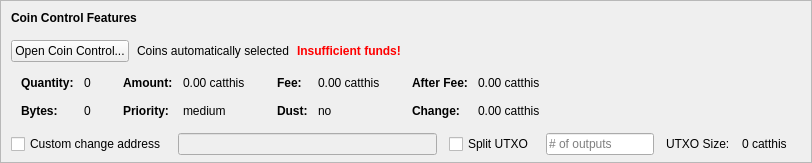
    <widget class="QFrame" name="frameCoinControl">
     <property name="sizePolicy">
      <sizepolicy hsizetype="Expanding" vsizetype="Expanding">
       <horstretch>0</horstretch>
       <verstretch>0</verstretch>
      </sizepolicy>
     </property>
     <property name="maximumSize">
      <size>
       <width>16777215</width>
       <height>16777215</height>
      </size>
     </property>
     <property name="frameShape">
      <enum>QFrame::StyledPanel</enum>
     </property>
     <property name="frameShadow">
      <enum>QFrame::Sunken</enum>
     </property>
     <layout class="QVBoxLayout" name="verticalLayoutCoinControl2">
      <property name="spacing">
       <number>0</number>
      </property>
      <property name="leftMargin">
       <number>0</number>
      </property>
      <property name="topMargin">
       <number>0</number>
      </property>
      <property name="rightMargin">
       <number>0</number>
      </property>
      <property name="bottomMargin">
       <number>6</number>
      </property>
      <item>
       <layout class="QVBoxLayout" name="verticalLayoutCoinControl" stretch="0,0,0,0,1">
        <property name="spacing">
         <number>0</number>
        </property>
        <property name="leftMargin">
         <number>10</number>
        </property>
        <property name="topMargin">
         <number>10</number>
        </property>
        <item>
         <layout class="QHBoxLayout" name="horizontalLayoutCoinControl1">
          <property name="bottomMargin">
           <number>15</number>
          </property>
          <item>
           <widget class="QLabel" name="labelCoinControlFeatures">
            <property name="sizePolicy">
             <sizepolicy hsizetype="Preferred" vsizetype="Maximum">
              <horstretch>0</horstretch>
              <verstretch>0</verstretch>
             </sizepolicy>
            </property>
            <property name="font">
             <font>
              <weight>75</weight>
              <bold>true</bold>
             </font>
            </property>
            <property name="styleSheet">
             <string notr="true">font-weight:bold;</string>
            </property>
            <property name="text">
             <string>Coin Control Features</string>
            </property>
           </widget>
          </item>
         </layout>
        </item>
        <item>
         <layout class="QHBoxLayout" name="horizontalLayoutCoinControl2" stretch="0,0,0,0">
          <property name="spacing">
           <number>8</number>
          </property>
          <property name="bottomMargin">
           <number>10</number>
          </property>
          <item>
           <widget class="QPushButton" name="pushButtonCoinControl">
            <property name="styleSheet">
             <string notr="true"/>
            </property>
            <property name="text">
             <string>Open Coin Control...</string>
            </property>
            <property name="autoDefault">
             <bool>false</bool>
            </property>
           </widget>
          </item>
          <item>
           <widget class="QLabel" name="labelCoinControlAutomaticallySelected">
            <property name="text">
             <string>Coins automatically selected</string>
            </property>
            <property name="margin">
             <number>5</number>
            </property>
           </widget>
          </item>
          <item>
           <widget class="QLabel" name="labelCoinControlInsuffFunds">
            <property name="font">
             <font>
              <weight>75</weight>
              <bold>true</bold>
             </font>
            </property>
            <property name="styleSheet">
             <string notr="true">color:red;font-weight:bold;</string>
            </property>
            <property name="text">
             <string>Insufficient funds!</string>
            </property>
            <property name="margin">
             <number>5</number>
            </property>
           </widget>
          </item>
          <item>
           <spacer name="horizontalSpacerCoinControl">
            <property name="orientation">
             <enum>Qt::Horizontal</enum>
            </property>
            <property name="sizeHint" stdset="0">
             <size>
              <width>40</width>
              <height>1</height>
             </size>
            </property>
           </spacer>
          </item>
         </layout>
        </item>
        <item>
         <widget class="QWidget" name="widgetCoinControl" native="true">
          <property name="sizePolicy">
           <sizepolicy hsizetype="Preferred" vsizetype="Preferred">
            <horstretch>0</horstretch>
            <verstretch>0</verstretch>
           </sizepolicy>
          </property>
          <property name="minimumSize">
           <size>
            <width>0</width>
            <height>0</height>
           </size>
          </property>
          <property name="styleSheet">
           <string notr="true"/>
          </property>
          <layout class="QHBoxLayout" name="horizontalLayoutCoinControl5">
           <property name="leftMargin">
            <number>0</number>
           </property>
           <property name="topMargin">
            <number>0</number>
           </property>
           <property name="rightMargin">
            <number>0</number>
           </property>
           <property name="bottomMargin">
            <number>0</number>
           </property>
           <item>
            <layout class="QHBoxLayout" name="horizontalLayoutCoinControl3" stretch="0,0,0,1">
             <property name="spacing">
              <number>20</number>
             </property>
             <property name="topMargin">
              <number>0</number>
             </property>
             <property name="bottomMargin">
              <number>10</number>
             </property>
             <item>
              <layout class="QFormLayout" name="formLayoutCoinControl1">
               <property name="horizontalSpacing">
                <number>10</number>
               </property>
               <property name="verticalSpacing">
                <number>14</number>
               </property>
               <property name="leftMargin">
                <number>10</number>
               </property>
               <property name="topMargin">
                <number>4</number>
               </property>
               <property name="rightMargin">
                <number>6</number>
               </property>
               <item row="0" column="0">
                <widget class="QLabel" name="labelCoinControlQuantityText">
                 <property name="font">
                  <font>
                   <weight>75</weight>
                   <bold>true</bold>
                  </font>
                 </property>
                 <property name="text">
                  <string>Quantity:</string>
                 </property>
                 <property name="margin">
                  <number>0</number>
                 </property>
                </widget>
               </item>
               <item row="0" column="1">
                <widget class="QLabel" name="labelCoinControlQuantity">
                 <property name="cursor">
                  <cursorShape>IBeamCursor</cursorShape>
                 </property>
                 <property name="contextMenuPolicy">
                  <enum>Qt::ActionsContextMenu</enum>
                 </property>
                 <property name="text">
                  <string notr="true">0</string>
                 </property>
                 <property name="margin">
                  <number>0</number>
                 </property>
                 <property name="textInteractionFlags">
                  <set>Qt::LinksAccessibleByMouse|Qt::TextSelectableByKeyboard|Qt::TextSelectableByMouse</set>
                 </property>
                </widget>
               </item>
               <item row="1" column="0">
                <widget class="QLabel" name="labelCoinControlBytesText">
                 <property name="font">
                  <font>
                   <weight>75</weight>
                   <bold>true</bold>
                  </font>
                 </property>
                 <property name="text">
                  <string>Bytes:</string>
                 </property>
                </widget>
               </item>
               <item row="1" column="1">
                <widget class="QLabel" name="labelCoinControlBytes">
                 <property name="cursor">
                  <cursorShape>IBeamCursor</cursorShape>
                 </property>
                 <property name="contextMenuPolicy">
                  <enum>Qt::ActionsContextMenu</enum>
                 </property>
                 <property name="text">
                  <string notr="true">0</string>
                 </property>
                 <property name="textInteractionFlags">
                  <set>Qt::LinksAccessibleByMouse|Qt::TextSelectableByKeyboard|Qt::TextSelectableByMouse</set>
                 </property>
                </widget>
               </item>
              </layout>
             </item>
             <item>
              <layout class="QFormLayout" name="formLayoutCoinControl2">
               <property name="horizontalSpacing">
                <number>10</number>
               </property>
               <property name="verticalSpacing">
                <number>14</number>
               </property>
               <property name="leftMargin">
                <number>6</number>
               </property>
               <property name="topMargin">
                <number>4</number>
               </property>
               <property name="rightMargin">
                <number>6</number>
               </property>
               <item row="0" column="0">
                <widget class="QLabel" name="labelCoinControlAmountText">
                 <property name="font">
                  <font>
                   <weight>75</weight>
                   <bold>true</bold>
                  </font>
                 </property>
                 <property name="text">
                  <string>Amount:</string>
                 </property>
                 <property name="margin">
                  <number>0</number>
                 </property>
                </widget>
               </item>
               <item row="0" column="1">
                <widget class="QLabel" name="labelCoinControlAmount">
                 <property name="cursor">
                  <cursorShape>IBeamCursor</cursorShape>
                 </property>
                 <property name="contextMenuPolicy">
                  <enum>Qt::ActionsContextMenu</enum>
                 </property>
                 <property name="text">
                  <string notr="true">0.00 catthis</string>
                 </property>
                 <property name="textInteractionFlags">
                  <set>Qt::LinksAccessibleByMouse|Qt::TextSelectableByKeyboard|Qt::TextSelectableByMouse</set>
                 </property>
                </widget>
               </item>
               <item row="1" column="0">
                <widget class="QLabel" name="labelCoinControlPriorityText">
                 <property name="font">
                  <font>
                   <weight>75</weight>
                   <bold>true</bold>
                  </font>
                 </property>
                 <property name="text">
                  <string>Priority:</string>
                 </property>
                </widget>
               </item>
               <item row="1" column="1">
                <widget class="QLabel" name="labelCoinControlPriority">
                 <property name="cursor">
                  <cursorShape>IBeamCursor</cursorShape>
                 </property>
                 <property name="contextMenuPolicy">
                  <enum>Qt::ActionsContextMenu</enum>
                 </property>
                 <property name="text">
                  <string>medium</string>
                 </property>
                 <property name="textInteractionFlags">
                  <set>Qt::LinksAccessibleByMouse|Qt::TextSelectableByKeyboard|Qt::TextSelectableByMouse</set>
                 </property>
                </widget>
               </item>
              </layout>
             </item>
             <item>
              <layout class="QFormLayout" name="formLayoutCoinControl3">
               <property name="horizontalSpacing">
                <number>10</number>
               </property>
               <property name="verticalSpacing">
                <number>14</number>
               </property>
               <property name="leftMargin">
                <number>6</number>
               </property>
               <property name="topMargin">
                <number>4</number>
               </property>
               <property name="rightMargin">
                <number>6</number>
               </property>
               <item row="0" column="0">
                <widget class="QLabel" name="labelCoinControlFeeText">
                 <property name="font">
                  <font>
                   <weight>75</weight>
                   <bold>true</bold>
                  </font>
                 </property>
                 <property name="text">
                  <string>Fee:</string>
                 </property>
                 <property name="margin">
                  <number>0</number>
                 </property>
                </widget>
               </item>
               <item row="0" column="1">
                <widget class="QLabel" name="labelCoinControlFee">
                 <property name="cursor">
                  <cursorShape>IBeamCursor</cursorShape>
                 </property>
                 <property name="contextMenuPolicy">
                  <enum>Qt::ActionsContextMenu</enum>
                 </property>
                 <property name="text">
                  <string notr="true">0.00 catthis</string>
                 </property>
                 <property name="textInteractionFlags">
                  <set>Qt::LinksAccessibleByMouse|Qt::TextSelectableByKeyboard|Qt::TextSelectableByMouse</set>
                 </property>
                </widget>
               </item>
               <item row="1" column="0">
                <widget class="QLabel" name="labelCoinControlLowOutputText">
                 <property name="font">
                  <font>
                   <weight>75</weight>
                   <bold>true</bold>
                  </font>
                 </property>
                 <property name="text">
                  <string>Dust:</string>
                 </property>
                </widget>
               </item>
               <item row="1" column="1">
                <widget class="QLabel" name="labelCoinControlLowOutput">
                 <property name="cursor">
                  <cursorShape>IBeamCursor</cursorShape>
                 </property>
                 <property name="contextMenuPolicy">
                  <enum>Qt::ActionsContextMenu</enum>
                 </property>
                 <property name="text">
                  <string>no</string>
                 </property>
                 <property name="textInteractionFlags">
                  <set>Qt::LinksAccessibleByMouse|Qt::TextSelectableByKeyboard|Qt::TextSelectableByMouse</set>
                 </property>
                </widget>
               </item>
              </layout>
             </item>
             <item>
              <layout class="QFormLayout" name="formLayoutCoinControl4">
               <property name="horizontalSpacing">
                <number>10</number>
               </property>
               <property name="verticalSpacing">
                <number>14</number>
               </property>
               <property name="leftMargin">
                <number>6</number>
               </property>
               <property name="topMargin">
                <number>4</number>
               </property>
               <property name="rightMargin">
                <number>6</number>
               </property>
               <item row="0" column="0">
                <widget class="QLabel" name="labelCoinControlAfterFeeText">
                 <property name="font">
                  <font>
                   <weight>75</weight>
                   <bold>true</bold>
                  </font>
                 </property>
                 <property name="text">
                  <string>After Fee:</string>
                 </property>
                 <property name="margin">
                  <number>0</number>
                 </property>
                </widget>
               </item>
               <item row="0" column="1">
                <widget class="QLabel" name="labelCoinControlAfterFee">
                 <property name="cursor">
                  <cursorShape>IBeamCursor</cursorShape>
                 </property>
                 <property name="contextMenuPolicy">
                  <enum>Qt::ActionsContextMenu</enum>
                 </property>
                 <property name="text">
                  <string notr="true">0.00 catthis</string>
                 </property>
                 <property name="textInteractionFlags">
                  <set>Qt::LinksAccessibleByMouse|Qt::TextSelectableByKeyboard|Qt::TextSelectableByMouse</set>
                 </property>
                </widget>
               </item>
               <item row="1" column="0">
                <widget class="QLabel" name="labelCoinControlChangeText">
                 <property name="font">
                  <font>
                   <weight>75</weight>
                   <bold>true</bold>
                  </font>
                 </property>
                 <property name="text">
                  <string>Change:</string>
                 </property>
                </widget>
               </item>
               <item row="1" column="1">
                <widget class="QLabel" name="labelCoinControlChange">
                 <property name="cursor">
                  <cursorShape>IBeamCursor</cursorShape>
                 </property>
                 <property name="contextMenuPolicy">
                  <enum>Qt::ActionsContextMenu</enum>
                 </property>
                 <property name="text">
                  <string notr="true">0.00 catthis</string>
                 </property>
                 <property name="textInteractionFlags">
                  <set>Qt::LinksAccessibleByMouse|Qt::TextSelectableByKeyboard|Qt::TextSelectableByMouse</set>
                 </property>
                </widget>
               </item>
              </layout>
             </item>
            </layout>
           </item>
          </layout>
         </widget>
        </item>
        <item>
         <layout class="QHBoxLayout" name="horizontalLayoutCoinControl4" stretch="0,0,0,0,0,0,0">
          <property name="spacing">
           <number>12</number>
          </property>
          <property name="sizeConstraint">
           <enum>QLayout::SetDefaultConstraint</enum>
          </property>
          <property name="topMargin">
           <number>5</number>
          </property>
          <property name="rightMargin">
           <number>5</number>
          </property>
          <item>
           <widget class="QCheckBox" name="checkBoxCoinControlChange">
            <property name="toolTip">
             <string>If this is activated, but the change address is empty or invalid, change will be sent to a newly generated address.</string>
            </property>
            <property name="text">
             <string>Custom change address</string>
            </property>
           </widget>
          </item>
          <item>
           <widget class="QValidatedLineEdit" name="lineEditCoinControlChange">
            <property name="enabled">
             <bool>false</bool>
            </property>
            <property name="sizePolicy">
             <sizepolicy hsizetype="Expanding" vsizetype="Fixed">
              <horstretch>0</horstretch>
              <verstretch>0</verstretch>
             </sizepolicy>
            </property>
           </widget>
          </item>
          <item>
           <widget class="QCheckBox" name="splitBlockCheckBox">
            <property name="text">
             <string>Split UTXO</string>
            </property>
           </widget>
          </item>
          <item>
           <widget class="QLineEdit" name="splitBlockLineEdit">
            <property name="sizePolicy">
             <sizepolicy hsizetype="Fixed" vsizetype="Fixed">
              <horstretch>50</horstretch>
              <verstretch>0</verstretch>
             </sizepolicy>
            </property>
            <property name="placeholderText">
             <string># of outputs</string>
            </property>
           </widget>
          </item>
          <item>
           <widget class="QLabel" name="labelBlockSizeText">
            <property name="text">
             <string>UTXO Size:</string>
            </property>
           </widget>
          </item>
          <item>
           <widget class="QLabel" name="labelBlockSize">
            <property name="text">
             <string>0 catthis</string>
            </property>
           </widget>
          </item>
          <item>
           <widget class="QLabel" name="labelCoinControlChangeLabel">
            <property name="sizePolicy">
             <sizepolicy hsizetype="Preferred" vsizetype="Expanding">
              <horstretch>0</horstretch>
              <verstretch>0</verstretch>
             </sizepolicy>
            </property>
            <property name="minimumSize">
             <size>
              <width>0</width>
              <height>0</height>
             </size>
            </property>
            <property name="text">
             <string/>
            </property>
            <property name="margin">
             <number>3</number>
            </property>
           </widget>
          </item>
         </layout>
        </item>
        <item>
         <spacer name="verticalSpacerCoinControl">
          <property name="orientation">
           <enum>Qt::Vertical</enum>
          </property>
          <property name="sizeHint" stdset="0">
           <size>
            <width>800</width>
            <height>1</height>
           </size>
          </property>
         </spacer>
        </item>
       </layout>
      </item>
     </layout>
    </widget>
